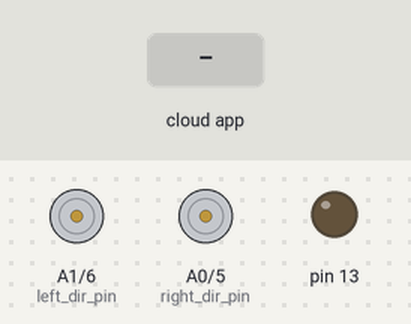
Simulated run of this sketch. Board: Arduino Uno, built with avr-gcc and run on an emulated ATmega328P. On the bench: direction and speed pins drawn as motors (green arrow = direction pin HIGH = forward, orange = LOW = backward, longer = more drive), output pins drawn as LEDs (lit = HIGH). The inputs (shaded band) are chosen by the test bench. The ROS host is connected and sends only what is stated.

Above: at 1.8 s.
1.9 s: the phone or cloud app sets linear.x to -100
At 3.1 s:
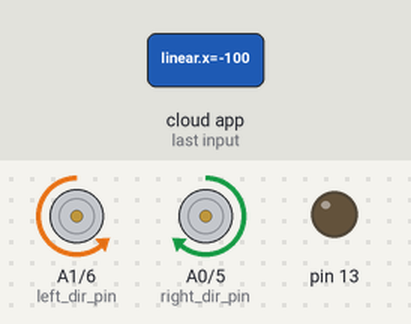
3.4 s: the phone or cloud app sets linear.x to 100
At 4.2 s:
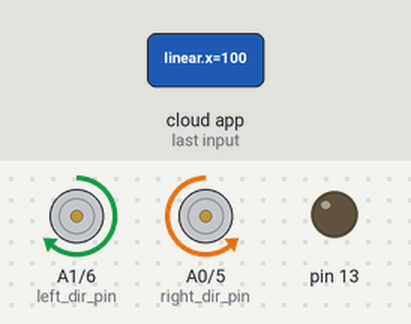
4.9 s: the phone or cloud app sets angular.z to -100
At 5.3 s:
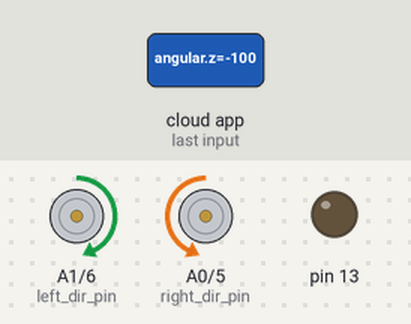
6.4 s: the phone or cloud app sets linear.x to 0
At 7.6 s:
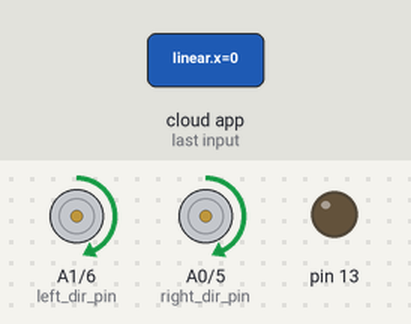
7.9 s: the phone or cloud app sets angular.z to 100
At 8.9 s:
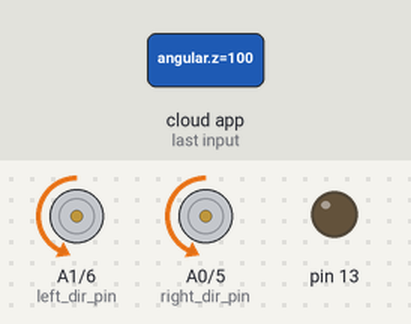
9.4 s: the phone or cloud app sets angular.z to 0
At 10.0 s:
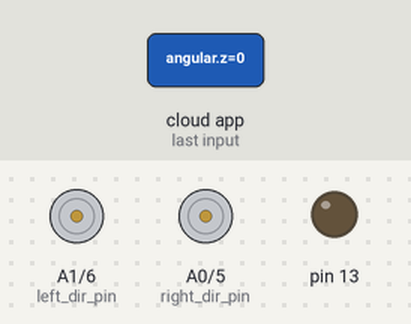
Timing chart, 0 to 11.9 s (numbered marks = the images above; inputs shaded):
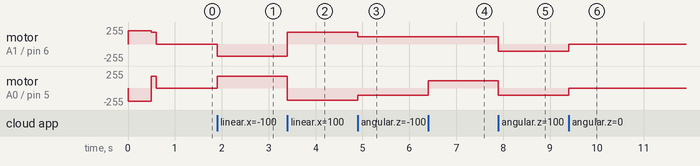

The sketch:

cmd_vel_sub.ino
```cpp
#if (ARDUINO >= 100)
#include <Arduino.h>
#else
#include <WProgram.h>
#endif

#include <ros.h>
#include <geometry_msgs/Twist.h>

// Pin variables for motors.
const int right_pwm_pin = 5;
const int right_dir_pin = A0;
const int left_pwm_pin = 6;
const int left_dir_pin = A1;
const bool left_fwd = true;
const bool right_fwd = false;

// Default_speed.
const int default_vel = 100;
int state_vel = default_vel;
enum State {FWD, BWD, RIGHT, LEFT, STOP};
State state;
const int max_vel = 255;

ros::NodeHandle  nh;


void MoveLeft(const size_t speed) {
  digitalWrite(right_dir_pin, right_fwd);
  digitalWrite(left_dir_pin, !left_fwd);
  analogWrite(right_pwm_pin, speed);
  analogWrite(left_pwm_pin, speed);
}

void MoveRight(const size_t speed) {
  digitalWrite(right_dir_pin, !right_fwd);
  digitalWrite(left_dir_pin, left_fwd);
  analogWrite(right_pwm_pin, speed);
  analogWrite(left_pwm_pin, speed);
}

void MoveFwd(const size_t speed) {
  digitalWrite(right_dir_pin, right_fwd);
  digitalWrite(left_dir_pin, left_fwd);
  analogWrite(right_pwm_pin, speed);
  analogWrite(left_pwm_pin, speed);
}

void MoveBwd(const size_t speed) {
  digitalWrite(right_dir_pin, !right_fwd);
  digitalWrite(left_dir_pin, !left_fwd);
  analogWrite(right_pwm_pin, speed);
  analogWrite(left_pwm_pin, speed);
}

void MoveStop() {
  digitalWrite(right_dir_pin, right_fwd);
  digitalWrite(left_dir_pin, left_fwd);
  analogWrite(right_pwm_pin, 0);
  analogWrite(left_pwm_pin, 0);
}


void MoveDifferential(float x, float z_rot) {

  // x determines overall intensity. The max intensity is 255 to each motor, summing to 510 units of awesome.
  // z_rot determines how much we turn. +1 is completely left [-x*255, +x*255]. -1 is completely right [x*255, -x*255].
  // So we use the equations: (if z_rot !=0)
  // If z_rot > 0:
  //      Right = x*255
  //      Left = 255*x - 510*z_rot*x
  // If z_rot < 0:
  //      Right = 255*x - 510*|z_rot|*x
  //      Left = 255*x

  float right_vel = 0;
  float left_vel = 0;
  if (z_rot == 0.0) {
    right_vel = max_vel * x;
    left_vel = max_vel * x;
  }
  else if (z_rot > 0.0) {
    right_vel = max_vel * x;
    left_vel = max_vel * x - 2.0 * max_vel * z_rot * x;
  }
  else if (z_rot > 0.0) {
    left_vel = max_vel * x;
    right_vel = max_vel * x - 2 * max_vel * abs(z_rot) * x;
  }
  else {
    right_vel = 0.0;
    left_vel = 0.0;
  }

  if (x == 0 && z_rot != 0) {
    right_vel = (z_rot > 0) ? z_rot * max_vel : -z_rot * max_vel;
    left_vel  = (z_rot > 0) ? -z_rot * max_vel : z_rot * max_vel;
  }


  digitalWrite(right_dir_pin, (right_vel >= 0) ? right_fwd : !right_fwd);
  digitalWrite(left_dir_pin, (left_vel >= 0) ? left_fwd : !left_fwd);
  analogWrite(right_pwm_pin, abs((int) right_vel));
  analogWrite(left_pwm_pin, abs((int) right_vel));
}

void cmd_vel_cb(const geometry_msgs::Twist & msg) {
  // Read the message. Act accordingly.
  // We only care about the linear x, and the rotational z.
  const float x = msg.linear.x;
  const float z_rotation = msg.angular.z;
  //  MoveDifferential(x,z_rotation);
  if (x > 0) {
    if (state == FWD){
      state_vel +=10;
      state_vel = min(state_vel, 255);
    }
    MoveFwd(state_vel);
    state = FWD;
  }
  else if (x < 0) {
    if (state == BWD){
      state_vel +=10;
      state_vel = min(state_vel, 255);

    }
    MoveBwd(state_vel);
    state = BWD;
  }
  else if (z_rotation < 0) {
    if (state == RIGHT){
      state_vel +=10;
      state_vel = min(state_vel, 255);

    }
    MoveRight (state_vel);
    state = RIGHT;
  }
  else if (z_rotation > 0) {
    if (state == LEFT){
      state_vel += 10;
      state_vel = min(state_vel, 255);

    }
    MoveLeft (state_vel);
    state = LEFT;
  }
  else {
    MoveStop();
    state_vel = default_vel;
    state = STOP;
  }

}


ros::Subscriber<geometry_msgs::Twist> sub("cmd_vel", cmd_vel_cb);

void setup() {

  pinMode(right_pwm_pin, OUTPUT);    // sets the digital pin 13 as output
  pinMode(right_dir_pin, OUTPUT);
  pinMode(left_pwm_pin, OUTPUT);
  pinMode(left_dir_pin, OUTPUT);
  // Set initial values for directions. Set both to forward.
  digitalWrite(right_dir_pin, right_fwd);
  digitalWrite(left_dir_pin, left_fwd);
  pinMode(13, OUTPUT);
  // Send forward command.
  MoveFwd(200);
  delay(500);
  MoveRight(180);
  delay(100);
  MoveStop();

  nh.initNode();
  nh.subscribe(sub);


}

void loop() {
  nh.spinOnce();
  delay(1);
}
```

Measured:
- after the input at 1.9 s, motor on A1 (left_dir_pin) / pin 6 (left_pwm_pin): stopped → backward 180/255 at once; motor on A0 (right_dir_pin) / pin 5 (right_pwm_pin): stopped → forward 180/255 at once
- after the input at 3.4 s, motor on A1 (left_dir_pin) / pin 6 (left_pwm_pin): backward 180/255 → forward 180/255 at once; motor on A0 (right_dir_pin) / pin 5 (right_pwm_pin): forward 180/255 → backward 180/255 at once
- after the input at 4.9 s, motor on A1 (left_dir_pin) / pin 6 (left_pwm_pin): forward 180/255 → forward 110/255 at once; motor on A0 (right_dir_pin) / pin 5 (right_pwm_pin): backward 180/255 → backward 110/255 at once
- after the input at 6.4 s, motor on A0 (right_dir_pin) / pin 5 (right_pwm_pin): backward 110/255 → forward 110/255 at once
- after the input at 7.9 s, motor on A1 (left_dir_pin) / pin 6 (left_pwm_pin), motor on A0 (right_dir_pin) / pin 5 (right_pwm_pin): forward 110/255 → backward 110/255 at once
- after the input at 9.4 s, motor on A1 (left_dir_pin) / pin 6 (left_pwm_pin), motor on A0 (right_dir_pin) / pin 5 (right_pwm_pin): backward 110/255 → stopped at once
